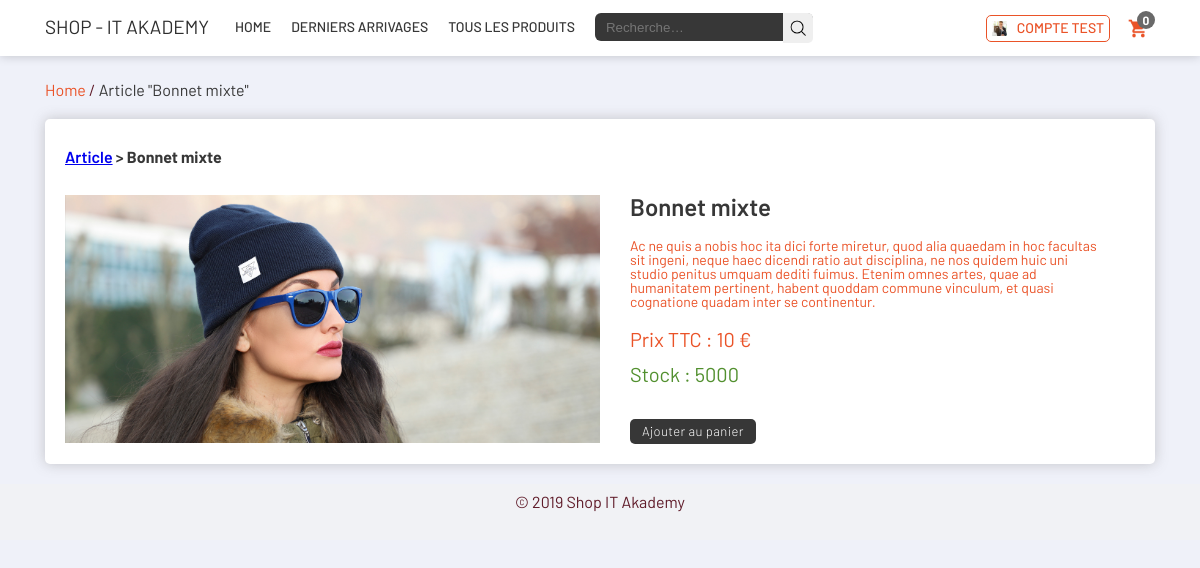
Page /article.php?id_product=20 (signed in) on the committed database.
### tables this page shows
CREATE TABLE `shop_utilisateurs` (
  `uid` int(11) NOT NULL,
  `nom` varchar(100) NOT NULL,
  `prenom` varchar(100) NOT NULL,
  `email` varchar(255) NOT NULL,
  `lvl` bigint(1) NOT NULL,
  `passwd` varchar(255) NOT NULL,
  `cle_salage` char(128) NOT NULL,
  `actif` bigint(1) NOT NULL,
  `ip` varchar(255) NOT NULL,
  `adresse` text,
  `cp` int(5) DEFAULT NULL,
  `ville` varchar(150) DEFAULT NULL,
  `telephone` varchar(75) DEFAULT NULL
);

CREATE TABLE `shop_products` (
  `id_product` int(11) NOT NULL,
  `img` varchar(255) NOT NULL,
  `name` varchar(255) NOT NULL,
  `short_description` varchar(150) NOT NULL,
  `description` text,
  `prix` float NOT NULL,
  `stock` int(11) NOT NULL,
  `actif` bigint(1) DEFAULT NULL,
  `date` timestamp NOT NULL
);

### article.php (the view, shortened to what this page needs)
<?php
include("./header.php");
$idProduit = $_GET["id_product"];
$select_produits = "SELECT * FROM shop_products WHERE id_product = '$idProduit' AND actif = 1";
$req_select_produits = $mysqli->query($select_produits);
$row = $req_select_produits->fetch_array();
?>
<div class="marge">
    <div class="page-header">
        <ol class="breadcrumb">
            <li class="breadcrumb-item">
                <a href="./home.php">Home</a>
            </li>
            /
            <li class="breadcrumb-item active" aria-current="page">
                <span>Article "<?php echo $row["name"]; ?>"</span>
            </li>
        </ol>
    </div>
</div>
<section id="article1">
    <div class="marge">
        <div id="bloc">
            <div class="top_bloc">
                <h2><a href="allProducts.php">Article</a> > <b><?php echo $row["name"]; ?></b></h2>
            </div>
            <div class="bottom_bloc">
                <div class="img_gauche">
                    <img src="uploads/<?php echo $row["img"]; ?>" />
                </div>
                <div class="txt_droite">
                    <h1><?php echo $row["name"]; ?></h1>
                    <p><?php echo $row["description"]; ?></p>
                    <span>Prix TTC : <?php echo $row["prix"]; ?> €</span>
                    <span class="stock">Stock : <?php echo $row["stock"]; ?></span>
                    <a id="bouton_add" href="panier.php?action=ajout&amp;l=<?= $row['name']; ?>&amp;q=1&amp;p=<?= $row['prix']; ?> ">Ajouter au panier</a>
                </div>
<?php include 'footer.php'; ?>

### header.php (shortened to what this page needs)
<?php
require("includes/config.php");
if(!empty($_SESSION['uid'])) {
    $uid = $_SESSION["uid"];
    $select_user = "SELECT nom, prenom, email, adresse, cp, ville, telephone FROM shop_utilisateurs WHERE uid = '$uid'";
    $req_select_user = $mysqli->query($select_user);
    $row_select_user = $req_select_user->fetch_array();
    $nom = $row_select_user["nom"];
    $prenom = $row_select_user["prenom"];
}
?>
<!DOCTYPE html>
<html lang="fr">
<head>
    <link rel="stylesheet" href="./css/style.css" type='text/css' media='all' />
    <link rel="stylesheet" href="./css/responsive.css" type='text/css' media='all' />
</head>
<body>
<header>
    <div class="marge">
        <a href="./index.php" id="logoheader">Shop - IT Akademy</a>
        <div class="menu_header" id="header">
            <ul id="menu">
                <li>
                    <a href="index.php">Home</a>
                </li>
                <li>
                    <a href="./derniers-arrivages.php">Derniers arrivages</a>
                </li>
                <li>
                    <a href="./allProducts.php">Tous les produits</a>
                </li>
            </ul>
        </div>
        <div class="form_recherche">
            <form action="recherche.php" method="get">
                <div class="formulaire">
                    <input name="q" class="formulaire_rechercher" value="" autocomplete="off" autocorrect="off" autocapitalize="off" spellcheck="false" class="form" type="text" placeholder="Recherche…">
                    <input type="submit" class="bouton_rechercher" />
                </div>
            </form>
        </div>
        <div class="panier">
            <a href="panier.php" id="panier" rel="nofollow">
                <span id="item_panier"><?php
                if(!isset($_SESSION['panier']['libelleProduit']))
                    echo "0";
                else
                    echo count($_SESSION['panier']['libelleProduit']); ?></span>
            </a>
        </div>
        <?php
        if(!empty($_SESSION["uid"])) {  ?>
        <div class="connexion">
            <a  id="btnpanel" class="panel-user">
            <div class="avatar">
                <img src="img/profil-1.png">
            </div>
            <?php echo $prenom . ' ' . $nom; ?>
        </a>
        </div>
        <?php } ?>
</header>
<main>

### rows in the picture
shop_utilisateurs: prenom "COMPTE", nom "TEST"
shop_products: name "Bonnet mixte", img (picture), description "Ac ne quis a nobis hoc ita dici forte miretur, quod alia quaedam in hoc facultas sit ingeni, neque haec dicendi ratio aut disciplina, ne nos quidem huic uni studio penitus umquam dediti fuimus. Etenim omnes artes, quae ad humanitatem pertinent, habent quoddam commune vinculum, et quasi cognatione quadam inter se continentur.", prix "10", stock "5000"
